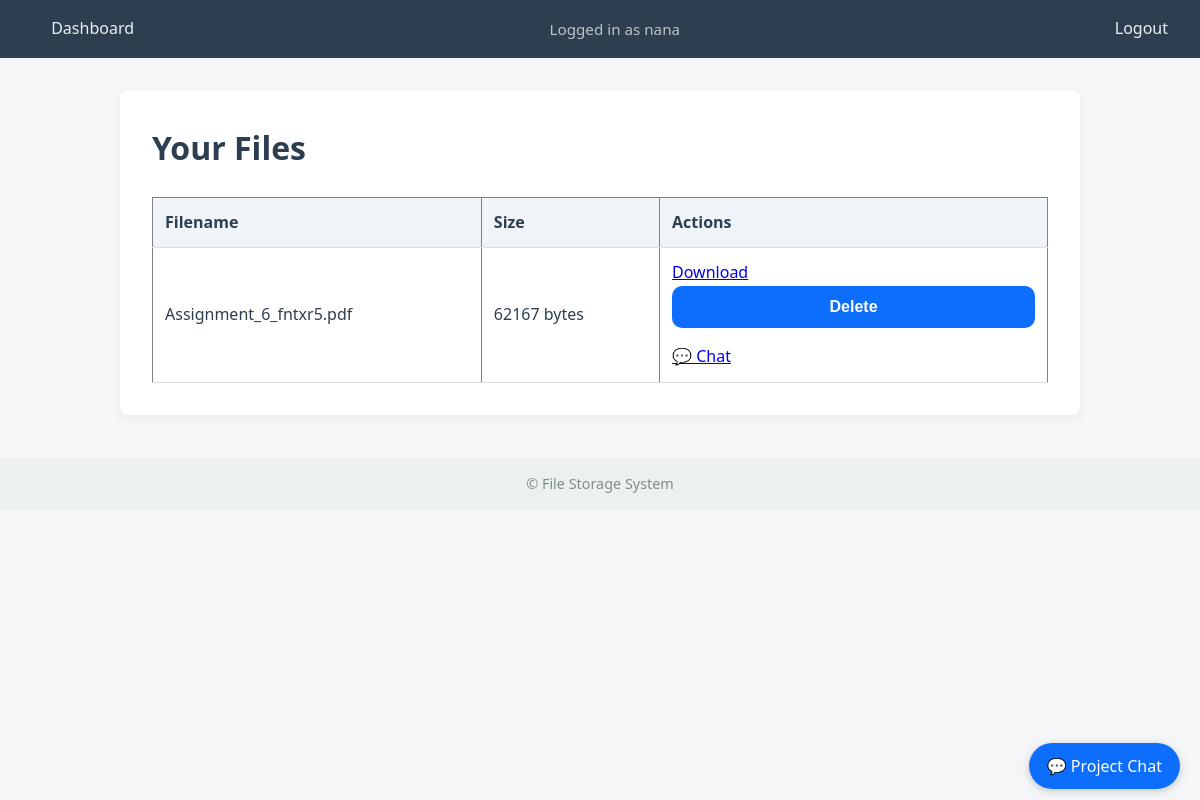
Page /files (signed in) on the committed database.
### file_storage/app/models/models_form.py (models this page shows)
class User(UserMixin, db.Model):
    id = db.Column(db.Integer, primary_key=True)
    username = db.Column(db.String(80), unique=True, nullable=False)
    password = db.Column(db.String(200), nullable=False)
    files = db.relationship('File', backref='owner', lazy=True)

class File(db.Model):
    id = db.Column(db.Integer, primary_key=True)
    filename = db.Column(db.String(100))
    size = db.Column(db.Integer)
    uploaded = db.Column(db.DateTime, default=datetime.utcnow)
    user_id = db.Column(db.Integer, db.ForeignKey('user.id'))

### file_storage/app/files/views.py (the view)
@files_bp.route('/files')
@login_required
def files():
    files = File.query.filter_by(user_id=current_user.id).all()
    return render_template('files.html', files=files)

### file_storage/app/models/models_form.py (called while the page is built)
@login_manager.user_loader
def load_user(user_id):
    return User.query.get(int(user_id))

### file_storage/app/templates/files.html
{% extends 'base.html' %}
{% block content %}
    <h1>Your Files</h1>
    <table border="1" cellpadding="8" cellspacing="0">
        <thead>
            <tr>
                <th>Filename</th>
                <th>Size</th>
                <th>Actions</th>
            </tr>
        </thead>
        <tbody>
            {% for file in files %}
                <tr>
                    <td>{{ file.filename }}</td>
                    <td>{{ file.size }} bytes</td>
                    <td>
                        <a href="{{ url_for('files.download_file', file_id=file.id) }}">Download</a>
                        <form action="{{ url_for('files.delete_file', file_id=file.id) }}" method="post" style="display:inline;">
                            <button type="submit">Delete</button>
                        </form>
                        <a href="{{ url_for('chat.chat', filename=file.filename) }}" style="margin-left: 10px;">
                            💬 Chat
                        </a>
                    </td>
                </tr>
            {% endfor %}
        </tbody>
    </table>
{% endblock %}

### file_storage/app/templates/base.html (shortened to what this page needs)
<!DOCTYPE html>
<html lang="en">
<head>
    <link rel="stylesheet" href="{{ url_for('static', filename='style.css') }}">
</head>
<body>
    <nav>
        <div class="nav-container">
            <a href="{{ url_for('files.dashboard') }}">Dashboard</a>
            {% if current_user.is_authenticated %}
                <span class="user-info">Logged in as {{ current_user.username }}</span>
                <a href="{{ url_for('auth.logout') }}">Logout</a>
            {% else %}
                <a href="{{ url_for('auth.login') }}">Login</a>
                <a href="{{ url_for('auth.register') }}">Register</a>
            {% endif %}
        </div>
    </nav>
    <main>
        {% block content %}{% endblock %}
    </main>
   {% if current_user.is_authenticated and request.endpoint != 'chat.project_chat' %}
<div style="position: fixed; bottom: 20px; right: 20px; z-index: 1000;">
    <a href="{{ url_for('chat.project_chat') }}"
       style="background-color: #0d6efd; color: white; padding: 12px 18px; border-radius: 50px; text-decoration: none; font-weight: 500; box-shadow: 0 2px 8px rgba(0,0,0,0.2);">
        💬 Project Chat
    </a>
</div>
{% endif %}
    <footer>
        <p>&copy; {{ current_year }} File Storage System</p>
    </footer>
</body>
</html>

### file_storage/app/static/style.css (style rules this page uses)
* { box-sizing: border-box; margin: 0; padding: 0; }
body { font-family: 'Segoe UI', Tahoma, sans-serif; background-color: #f4f6f8; color: #2c3e50; line-height: 1.6; }
nav { background-color: #2c3e50; padding: 1em 2em; }
.nav-container { display: flex; justify-content: space-between; align-items: center; }
nav a { color: #ecf0f1; margin-left: 1.2em; text-decoration: none; font-weight: 500; transition: color 0.2s ease; }
.user-info { color: #bdc3c7; font-size: 0.95em; }
main { max-width: 960px; margin: 2em auto; padding: 2em; background: #ffffff; border-radius: 8px; box-shadow: 0 4px 10px rgba(0, 0, 0, 0.05); }
input, select, textarea, button { font-size: 1em; padding: 0.75em; margin-bottom: 1em; width: 100%; border: 1px solid #ccc; border-radius: 4px; transition: border-color 0.2s ease; }
button { background-color: #2980b9; color: white; border: none; font-weight: 500; cursor: pointer; transition: background-color 0.2s ease; }
footer { text-align: center; padding: 1em; margin-top: 3em; background-color: #ecf0f1; color: #7f8c8d; font-size: 0.9em; }
table { width: 100%; border-collapse: collapse; margin-top: 1.5em; }
th, td { text-align: left; padding: 0.75em; border-bottom: 1px solid #ddd; }
th { background-color: #f0f4f8; font-weight: 600; }
button { background: #0d6efd; color: white; font-weight: bold; font-size: 16px; border: none; padding: 12px; border-radius: 10px; cursor: pointer; transition: 0.3s; }

### rows in the picture
User: username "nana"
File: filename "Assignment_6_fntxr5.pdf", size "62167"
